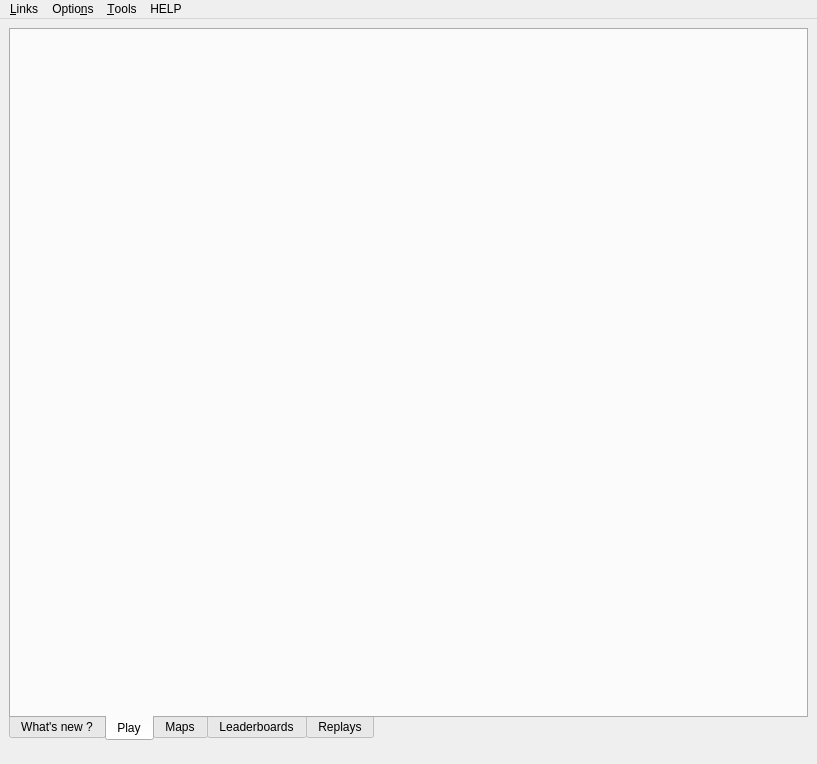
<?xml version="1.0" encoding="UTF-8"?>
<ui version="4.0">
 <class>MainWindow</class>
 <widget class="QMainWindow" name="MainWindow">
  <property name="geometry">
   <rect>
    <x>0</x>
    <y>0</y>
    <width>817</width>
    <height>764</height>
   </rect>
  </property>
  <property name="minimumSize">
   <size>
    <width>600</width>
    <height>400</height>
   </size>
  </property>
  <property name="windowTitle">
   <string>FA Forever</string>
  </property>
  <property name="statusTip">
   <string/>
  </property>
  <property name="autoFillBackground">
   <bool>false</bool>
  </property>
  <property name="styleSheet">
   <string notr="true"/>
  </property>
  <property name="toolButtonStyle">
   <enum>Qt::ToolButtonIconOnly</enum>
  </property>
  <property name="dockOptions">
   <set>QMainWindow::AllowTabbedDocks|QMainWindow::AnimatedDocks</set>
  </property>
  <property name="unifiedTitleAndToolBarOnMac">
   <bool>false</bool>
  </property>
  <widget class="QWidget" name="centralwidget">
   <property name="baseSize">
    <size>
     <width>100</width>
     <height>400</height>
    </size>
   </property>
   <layout class="QGridLayout" name="mainGridLayout">
    <property name="leftMargin">
     <number>9</number>
    </property>
    <property name="topMargin">
     <number>9</number>
    </property>
    <property name="rightMargin">
     <number>9</number>
    </property>
    <property name="bottomMargin">
     <number>9</number>
    </property>
    <property name="spacing">
     <number>0</number>
    </property>
    <item row="2" column="0">
     <widget class="QLabel" name="labelAutomatchInfo">
      <property name="minimumSize">
       <size>
        <width>0</width>
        <height>0</height>
       </size>
      </property>
      <property name="font">
       <font>
        <weight>75</weight>
        <bold>true</bold>
       </font>
      </property>
      <property name="text">
       <string/>
      </property>
      <property name="alignment">
       <set>Qt::AlignCenter</set>
      </property>
     </widget>
    </item>
    <item row="0" column="0">
     <layout class="QHBoxLayout" name="topLayout">
      <property name="spacing">
       <number>0</number>
      </property>
     </layout>
    </item>
    <item row="1" column="0">
     <widget class="QTabWidget" name="mainTabs">
      <property name="sizePolicy">
       <sizepolicy hsizetype="Expanding" vsizetype="Expanding">
        <horstretch>4</horstretch>
        <verstretch>0</verstretch>
       </sizepolicy>
      </property>
      <property name="focusPolicy">
       <enum>Qt::NoFocus</enum>
      </property>
      <property name="styleSheet">
       <string notr="true"/>
      </property>
      <property name="tabPosition">
       <enum>QTabWidget::South</enum>
      </property>
      <property name="tabShape">
       <enum>QTabWidget::Rounded</enum>
      </property>
      <property name="currentIndex">
       <number>1</number>
      </property>
      <property name="iconSize">
       <size>
        <width>30</width>
        <height>30</height>
       </size>
      </property>
      <property name="documentMode">
       <bool>false</bool>
      </property>
      <property name="movable">
       <bool>false</bool>
      </property>
      <widget class="QWidget" name="whatNewTab">
       <attribute name="title">
        <string>What's new ?</string>
       </attribute>
       <layout class="QVBoxLayout" name="verticalLayout">
        <property name="spacing">
         <number>0</number>
        </property>
        <property name="leftMargin">
         <number>0</number>
        </property>
        <property name="topMargin">
         <number>0</number>
        </property>
        <property name="rightMargin">
         <number>0</number>
        </property>
        <property name="bottomMargin">
         <number>0</number>
        </property>
       </layout>
      </widget>
      <widget class="QWidget" name="gamesTab">
       <attribute name="title">
        <string>Play</string>
       </attribute>
       <layout class="QGridLayout" name="gridLayout_7">
        <property name="leftMargin">
         <number>6</number>
        </property>
        <property name="topMargin">
         <number>6</number>
        </property>
        <property name="rightMargin">
         <number>6</number>
        </property>
        <property name="bottomMargin">
         <number>6</number>
        </property>
       </layout>
      </widget>
      <widget class="QWidget" name="mapsTab">
       <attribute name="title">
        <string>Maps</string>
       </attribute>
       <layout class="QGridLayout" name="gridLayout">
        <property name="leftMargin">
         <number>6</number>
        </property>
        <property name="topMargin">
         <number>6</number>
        </property>
        <property name="rightMargin">
         <number>6</number>
        </property>
        <property name="bottomMargin">
         <number>6</number>
        </property>
        <property name="horizontalSpacing">
         <number>6</number>
        </property>
       </layout>
      </widget>
      <widget class="QWidget" name="ladderTab">
       <attribute name="title">
        <string>Leaderboards</string>
       </attribute>
       <layout class="QGridLayout" name="gridLayout_4">
        <property name="leftMargin">
         <number>6</number>
        </property>
        <property name="topMargin">
         <number>6</number>
        </property>
        <property name="rightMargin">
         <number>6</number>
        </property>
        <property name="bottomMargin">
         <number>6</number>
        </property>
       </layout>
      </widget>
      <widget class="QWidget" name="replaysTab">
       <attribute name="title">
        <string>Replays</string>
       </attribute>
       <layout class="QGridLayout" name="gridLayout_2">
        <property name="leftMargin">
         <number>6</number>
        </property>
        <property name="topMargin">
         <number>6</number>
        </property>
        <property name="rightMargin">
         <number>6</number>
        </property>
        <property name="bottomMargin">
         <number>6</number>
        </property>
       </layout>
      </widget>
     </widget>
    </item>
   </layout>
  </widget>
  <widget class="QMenuBar" name="menubar">
   <property name="geometry">
    <rect>
     <x>0</x>
     <y>0</y>
     <width>817</width>
     <height>21</height>
    </rect>
   </property>
   <widget class="QMenu" name="menuOptions">
    <property name="title">
     <string>Optio&amp;ns</string>
    </property>
    <widget class="QMenu" name="menuSettings">
     <property name="title">
      <string>&amp;Settings...</string>
     </property>
     <addaction name="actionSetAutoLogin"/>
     <addaction name="actionSetAutoDownloadMods"/>
     <addaction name="actionSetAutoDownloadMaps"/>
     <addaction name="actionSetAutoGenerateMaps"/>
     <addaction name="separator"/>
     <addaction name="actionLink_account_to_Steam"/>
     <addaction name="separator"/>
     <addaction name="actionSetGamePath"/>
     <addaction name="actionSaveGamelogs"/>
     <addaction name="separator"/>
     <addaction name="actionVaultFallback"/>
    </widget>
    <widget class="QMenu" name="menuTheme">
     <property name="tearOffEnabled">
      <bool>false</bool>
     </property>
     <property name="title">
      <string>&amp;Theme...</string>
     </property>
    </widget>
    <widget class="QMenu" name="menuClear">
     <property name="title">
      <string>C&amp;lear Data...</string>
     </property>
     <addaction name="actionClearCache"/>
     <addaction name="actionClearSettings"/>
     <addaction name="separator"/>
     <addaction name="actionClearGameFiles"/>
     <addaction name="actionClearMapGenerators"/>
    </widget>
    <widget class="QMenu" name="menuChat">
     <property name="title">
      <string>&amp;Chat...</string>
     </property>
     <widget class="QMenu" name="menuHide_chatter">
      <property name="title">
       <string>&amp;Hide chatter...</string>
      </property>
      <addaction name="actionHideChatterRank"/>
      <addaction name="actionHideChatterAvatar"/>
      <addaction name="actionHideChatterCountry"/>
      <addaction name="actionHideChatterNick"/>
      <addaction name="actionHideChatterStatus"/>
      <addaction name="actionHideChatterMap"/>
     </widget>
     <addaction name="actionColoredNicknames"/>
     <addaction name="actionFriendsOnTop"/>
     <addaction name="actionSetNewbiesChannel"/>
     <addaction name="actionSetAutoJoinChannels"/>
     <addaction name="actionSetJoinsParts"/>
     <addaction name="actionSetOpenGames"/>
     <addaction name="actionSetLiveReplays"/>
     <addaction name="actionSetSoundEffects"/>
     <addaction name="actionIgnoreFoes"/>
     <addaction name="actionLanguageChannels"/>
     <addaction name="menuHide_chatter"/>
    </widget>
    <widget class="QMenu" name="menuNotifications">
     <property name="title">
      <string>&amp;Notifications...</string>
     </property>
     <addaction name="actionNsEnabled"/>
     <addaction name="actionNsSettings"/>
    </widget>
    <widget class="QMenu" name="menuLocalPath">
     <property name="title">
      <string>Show &amp;Paths...</string>
     </property>
     <addaction name="actionShowMapsDir"/>
     <addaction name="actionShowModsDir"/>
     <addaction name="actionShowReplaysDir"/>
     <addaction name="actionShowThemesDir"/>
     <addaction name="actionShowGamePrefs"/>
     <addaction name="actionShowClientConfigFile"/>
    </widget>
    <widget class="QMenu" name="menuUpdates">
     <property name="title">
      <string>&amp;Updates...</string>
     </property>
     <addaction name="actionCheck_for_Updates"/>
     <addaction name="actionUpdate_Settings"/>
    </widget>
    <widget class="QMenu" name="menuKeep_game_files_in_cache">
     <property name="title">
      <string>Keep game files in cache...</string>
     </property>
     <addaction name="actionDoNotKeep"/>
     <addaction name="actionForever"/>
     <addaction name="separator"/>
     <addaction name="actionSetYourOwnTimeInterval"/>
     <addaction name="separator"/>
     <addaction name="actionKeepCacheWhileInSession"/>
    </widget>
    <widget class="QMenu" name="menuICE_Adapter">
     <property name="title">
      <string>ICE Adapter...</string>
     </property>
     <addaction name="actionEnableIceAdapterInfoWindow"/>
     <addaction name="actionSetIceAdapterWindowLaunchDelay"/>
    </widget>
    <addaction name="menuSettings"/>
    <addaction name="menuChat"/>
    <addaction name="menuTheme"/>
    <addaction name="menuNotifications"/>
    <addaction name="menuUpdates"/>
    <addaction name="menuICE_Adapter"/>
    <addaction name="separator"/>
    <addaction name="menuKeep_game_files_in_cache"/>
    <addaction name="separator"/>
    <addaction name="menuLocalPath"/>
    <addaction name="menuClear"/>
   </widget>
   <widget class="QMenu" name="menuHelp">
    <property name="title">
     <string>HELP</string>
    </property>
    <addaction name="actionWiki"/>
    <addaction name="separator"/>
    <addaction name="actionTechSupport"/>
    <addaction name="actionShowLogs"/>
    <addaction name="separator"/>
    <addaction name="actionAbout"/>
   </widget>
   <widget class="QMenu" name="menuLinks">
    <property name="title">
     <string>&amp;Links</string>
    </property>
    <addaction name="actionLinkUnitDB"/>
    <addaction name="actionLinkMapPool"/>
    <addaction name="separator"/>
    <addaction name="actionLinkWebsite"/>
    <addaction name="actionLinkForums"/>
    <addaction name="actionLinkWiki"/>
    <addaction name="actionLinkGitHub"/>
   </widget>
   <widget class="QMenu" name="menuTools">
    <property name="title">
     <string>&amp;Tools</string>
    </property>
    <addaction name="actionCheckPlayerAliases"/>
   </widget>
   <addaction name="menuLinks"/>
   <addaction name="menuOptions"/>
   <addaction name="menuTools"/>
   <addaction name="menuHelp"/>
  </widget>
  <action name="actionAbout">
   <property name="text">
    <string>&amp;About FAF</string>
   </property>
  </action>
  <action name="actionLinkWebsite">
   <property name="text">
    <string>&amp;Website</string>
   </property>
  </action>
  <action name="actionLinkWiki">
   <property name="text">
    <string>W&amp;iki</string>
   </property>
  </action>
  <action name="actionLinkGitHub">
   <property name="text">
    <string>&amp;GitHub</string>
   </property>
  </action>
  <action name="actionShowLogs">
   <property name="text">
    <string>&amp;Show Logs</string>
   </property>
  </action>
  <action name="actionReportBug">
   <property name="text">
    <string>Report a Bug</string>
   </property>
  </action>
  <action name="actionLinkForums">
   <property name="text">
    <string>&amp;Forums</string>
   </property>
  </action>
  <action name="actionLinkUnitDB">
   <property name="text">
    <string>&amp;Unit List</string>
   </property>
  </action>
  <action name="actionTechSupport">
   <property name="text">
    <string>&amp;Tech Support</string>
   </property>
  </action>
  <action name="actionSetAutoLogin">
   <property name="checkable">
    <bool>true</bool>
   </property>
   <property name="text">
    <string>&amp;Automatic Login</string>
   </property>
  </action>
  <action name="actionSetNewbiesChannel">
   <property name="checkable">
    <bool>true</bool>
   </property>
   <property name="text">
    <string>&amp;Use Newbies Channel</string>
   </property>
  </action>
  <action name="actionSetAutoJoinChannels">
   <property name="text">
    <string>Set &amp;autojoin channels</string>
   </property>
  </action>
  <action name="actionSetAutoDownloadMods">
   <property name="checkable">
    <bool>true</bool>
   </property>
   <property name="text">
    <string>Automatic &amp;Downloading of Mods</string>
   </property>
  </action>
  <action name="actionSetAutoDownloadMaps">
   <property name="checkable">
    <bool>true</bool>
   </property>
   <property name="text">
    <string>Automatic Downloading &amp;of Maps</string>
   </property>
  </action>
  <action name="actionClearCache">
   <property name="text">
    <string>&amp;Cache</string>
   </property>
  </action>
  <action name="actionClearLogs">
   <property name="text">
    <string>Logs</string>
   </property>
  </action>
  <action name="actionClearSettings">
   <property name="text">
    <string>&amp;Settings</string>
   </property>
  </action>
  <action name="actionClearGameFiles">
   <property name="text">
    <string>&amp;Game Files</string>
   </property>
  </action>
  <action name="actionSetGamePath">
   <property name="text">
    <string>&amp;Game Path...</string>
   </property>
  </action>
  <action name="actionSetSoundEffects">
   <property name="checkable">
    <bool>true</bool>
   </property>
   <property name="checked">
    <bool>true</bool>
   </property>
   <property name="enabled">
    <bool>true</bool>
   </property>
   <property name="text">
    <string>&amp;Sound Effects</string>
   </property>
  </action>
  <action name="actionMessages">
   <property name="text">
    <string>Messages</string>
   </property>
  </action>
  <action name="actionJoin_Part_Messages">
   <property name="checkable">
    <bool>true</bool>
   </property>
   <property name="checked">
    <bool>true</bool>
   </property>
   <property name="text">
    <string>Joins / Parts</string>
   </property>
  </action>
  <action name="actionAnnounce_Games">
   <property name="text">
    <string>Open Games</string>
   </property>
  </action>
  <action name="actionLive_Replays">
   <property name="text">
    <string>Live Replays</string>
   </property>
  </action>
  <action name="actionSetJoinsParts">
   <property name="checkable">
    <bool>true</bool>
   </property>
   <property name="text">
    <string>&amp;Joins / Parts</string>
   </property>
  </action>
  <action name="actionSetOpenGames">
   <property name="checkable">
    <bool>true</bool>
   </property>
   <property name="checked">
    <bool>true</bool>
   </property>
   <property name="text">
    <string>Friend &amp;Games</string>
   </property>
  </action>
  <action name="actionSetLiveReplays">
   <property name="checkable">
    <bool>true</bool>
   </property>
   <property name="checked">
    <bool>true</bool>
   </property>
   <property name="text">
    <string>Friend &amp;Replays</string>
   </property>
  </action>
  <action name="actionSaveGamelogs">
   <property name="checkable">
    <bool>true</bool>
   </property>
   <property name="text">
    <string>&amp;Save game logs</string>
   </property>
  </action>
  <action name="actionColoredNicknames">
   <property name="checkable">
    <bool>true</bool>
   </property>
   <property name="text">
    <string>&amp;Colored nicknames</string>
   </property>
  </action>
  <action name="actionFriendsOnTop">
   <property name="checkable">
    <bool>true</bool>
   </property>
   <property name="text">
    <string>&amp;Friends on top</string>
   </property>
  </action>
  <action name="actionWiki">
   <property name="text">
    <string>&amp;Wiki</string>
   </property>
  </action>
  <action name="actionLink_account_to_Steam">
   <property name="text">
    <string>&amp;Link account to Steam</string>
   </property>
  </action>
  <action name="actionTestingConnections">
   <property name="text">
    <string>Test Proxy Server</string>
   </property>
  </action>
  <action name="actionNotifications">
   <property name="text">
    <string>Notifications...</string>
   </property>
  </action>
  <action name="actionEnabled">
   <property name="text">
    <string>Enabled</string>
   </property>
  </action>
  <action name="actionNsEnabled">
   <property name="checkable">
    <bool>true</bool>
   </property>
   <property name="checked">
    <bool>true</bool>
   </property>
   <property name="text">
    <string>&amp;Enabled</string>
   </property>
  </action>
  <action name="actionNsSettings">
   <property name="text">
    <string>&amp;Settings</string>
   </property>
  </action>
  <action name="actionShowModsDir">
   <property name="text">
    <string>Show &amp;mods folder</string>
   </property>
  </action>
  <action name="actionShowReplaysDir">
   <property name="text">
    <string>Show &amp;replays folder</string>
   </property>
  </action>
  <action name="actionShowMapsDir">
   <property name="text">
    <string>&amp;Show maps folder</string>
   </property>
  </action>
  <action name="actionPath">
   <property name="text">
    <string>&amp;Path...</string>
   </property>
  </action>
  <action name="actionShowGamePrefs">
   <property name="text">
    <string>Show &amp;game.prefs</string>
   </property>
  </action>
  <action name="actionCheck_for_Updates">
   <property name="text">
    <string>&amp;Check for Updates</string>
   </property>
  </action>
  <action name="actionUpdate_Settings">
   <property name="text">
    <string>&amp;Update Settings...</string>
   </property>
  </action>
  <action name="actionShowThemesDir">
   <property name="text">
    <string>Show &amp;themes folder</string>
   </property>
  </action>
  <action name="actionLinkMapPool">
   <property name="text">
    <string>&amp;Ladder Map Pool</string>
   </property>
  </action>
  <action name="actionCheckPlayerAliases">
   <property name="text">
    <string>&amp;Check player aliases</string>
   </property>
  </action>
  <action name="actionIgnoreFoes">
   <property name="checkable">
    <bool>true</bool>
   </property>
   <property name="checked">
    <bool>true</bool>
   </property>
   <property name="text">
    <string>&amp;Ignore foes</string>
   </property>
  </action>
  <action name="actionShowClientConfigFile">
   <property name="text">
    <string>Show &amp;client config file</string>
   </property>
  </action>
  <action name="actionHideChatterNick">
   <property name="checkable">
    <bool>true</bool>
   </property>
   <property name="text">
    <string>&amp;Nick</string>
   </property>
  </action>
  <action name="actionHideChatterMap">
   <property name="checkable">
    <bool>true</bool>
   </property>
   <property name="text">
    <string>&amp;Map</string>
   </property>
  </action>
  <action name="actionHideChatterRank">
   <property name="checkable">
    <bool>true</bool>
   </property>
   <property name="text">
    <string>&amp;Rank</string>
   </property>
  </action>
  <action name="actionHideChatterAvatar">
   <property name="checkable">
    <bool>true</bool>
   </property>
   <property name="text">
    <string>&amp;Avatar</string>
   </property>
  </action>
  <action name="actionHideChatterCountry">
   <property name="checkable">
    <bool>true</bool>
   </property>
   <property name="text">
    <string>&amp;Country</string>
   </property>
  </action>
  <action name="actionHideChatterStatus">
   <property name="checkable">
    <bool>true</bool>
   </property>
   <property name="text">
    <string>&amp;Status</string>
   </property>
  </action>
  <action name="actionLanguageChannels">
   <property name="text">
    <string>Language channels</string>
   </property>
  </action>
  <action name="actionDoNotKeep">
   <property name="checkable">
    <bool>true</bool>
   </property>
   <property name="checked">
    <bool>true</bool>
   </property>
   <property name="text">
    <string>Do not keep</string>
   </property>
  </action>
  <action name="action15Days">
   <property name="checkable">
    <bool>true</bool>
   </property>
   <property name="text">
    <string>15 days</string>
   </property>
  </action>
  <action name="action30Days">
   <property name="checkable">
    <bool>true</bool>
   </property>
   <property name="text">
    <string>30 days</string>
   </property>
  </action>
  <action name="action60Days">
   <property name="checkable">
    <bool>true</bool>
   </property>
   <property name="text">
    <string>60 days</string>
   </property>
  </action>
  <action name="actionForever">
   <property name="checkable">
    <bool>true</bool>
   </property>
   <property name="text">
    <string>Forever</string>
   </property>
  </action>
  <action name="actionSetYourOwnTimeInterval">
   <property name="checkable">
    <bool>true</bool>
   </property>
   <property name="text">
    <string>Set your own time interval</string>
   </property>
  </action>
  <action name="actionKeepCacheWhileInSession">
   <property name="checkable">
    <bool>true</bool>
   </property>
   <property name="text">
    <string>Keep cache while in session</string>
   </property>
  </action>
  <action name="actionSetAutoGenerateMaps">
   <property name="checkable">
    <bool>true</bool>
   </property>
   <property name="text">
    <string>Automatic Generating of Maps</string>
   </property>
  </action>
  <action name="actionClearMapGenerators">
   <property name="text">
    <string>Map Generators</string>
   </property>
  </action>
  <action name="actionVaultFallback">
   <property name="checkable">
    <bool>true</bool>
   </property>
   <property name="text">
    <string>Vault fallback location</string>
   </property>
   <property name="toolTip">
    <string>Sets &quot;ProgramData/FAForever/user&quot; instead of &quot;User/Documents&quot; folder as personal directory</string>
   </property>
  </action>
  <action name="actionEnableIceAdapterInfoWindow">
   <property name="checkable">
    <bool>true</bool>
   </property>
   <property name="text">
    <string>Enable info window</string>
   </property>
  </action>
  <action name="actionSetIceAdapterWindowLaunchDelay">
   <property name="checkable">
    <bool>false</bool>
   </property>
   <property name="enabled">
    <bool>true</bool>
   </property>
   <property name="text">
    <string>Set window launch delay...</string>
   </property>
  </action>
 </widget>
 <resources/>
 <connections/>
</ui>
